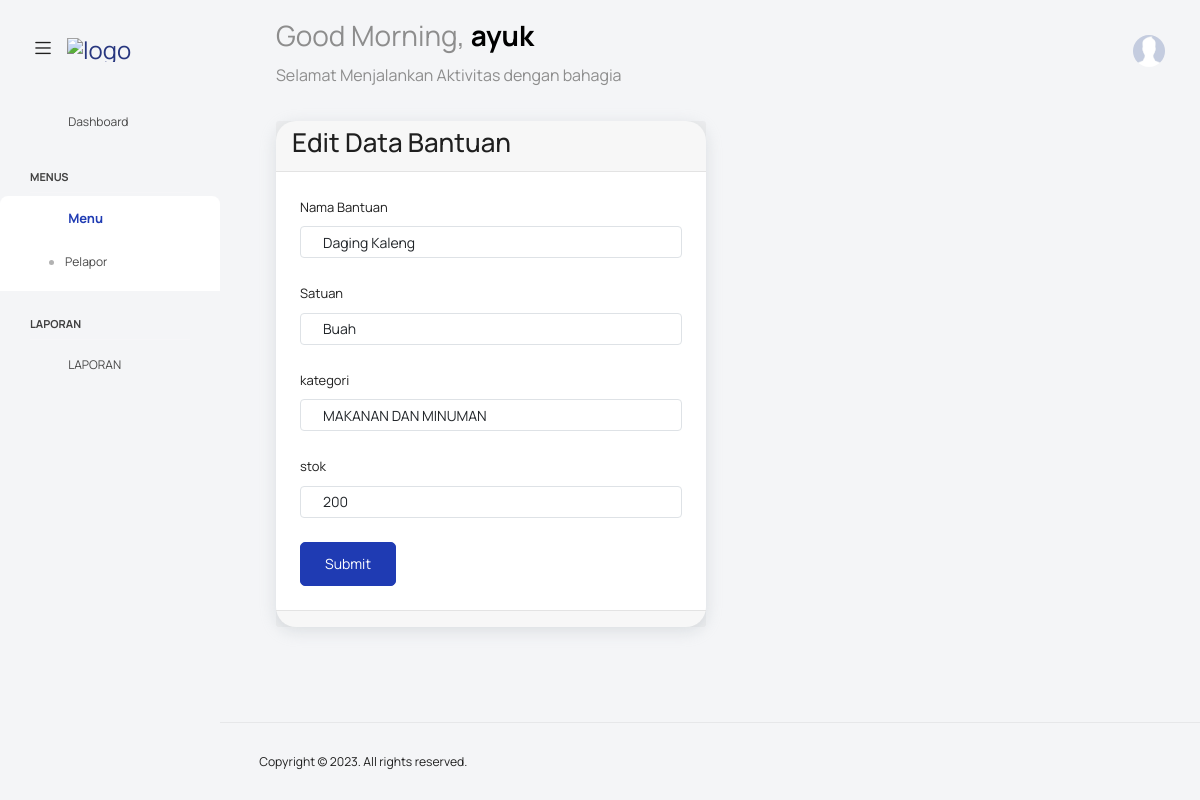
The app's page /?bantuan=edit&id=106 (signed in) with its own data.
### tables this page shows
CREATE TABLE `bantuan` (
  `id_bantuan` int(11) NOT NULL,
  `nama_bantuan` varchar(50) DEFAULT NULL,
  `kategori` varchar(20) DEFAULT NULL,
  `satuan` varchar(20) DEFAULT NULL,
  `stok` int(20) DEFAULT NULL
);

### config/config.php (called while the page is built, shortened)
<?php
class Config {
    public function UrlWeb(){
        $url = "http://localhost/pengaduan-bpbd";
        return $url;
    }
    public function TemplateAdmin($page){
        $url = $this->UrlWeb();
        include "views/partials/_header.php";
        include "views/partials/_navbar.php";
        include "views/partials/_sidebar.php";
        include $page;
        include "views/partials/_footer.php";
    }
}

### function.php (called while the page is built, shortened)
<?php
function Querysatudata($query){
    $koneksi = mysqli_connect("localhost","root","","pengaduan-bpbd");
    $query_cek = mysqli_query($koneksi, $query);
    return mysqli_fetch_array($query_cek, MYSQLI_BOTH);
}

### views/bantuan/bantuan_edit.php (the view, shortened to what this page needs)
  <?php
    $cari_bantuan_berdasarkan_id_bantuan = "SELECT * FROM bantuan WHERE id_bantuan = " . $_GET['id'] . "";
    $satu_bantuan = Querysatudata($cari_bantuan_berdasarkan_id_bantuan);
  ?>
<div class="main-panel">
  <div class="content-wrapper">
    <div class="row">
    <div class="col-lg-6 grid-margin stretch-card">
        <div class="card">
          <div class="card-header">
            <h2>Edit Data Bantuan</h2>
          </div>
          <div class="card-body">
            <div class="row">
              <form class="forms-sample" action="<?= $url ?>/?bantuan=update" method="POST" enctype="multipart/form-data">
                <div class="form-group">
                    <label for="nama_bantuan">Nama Bantuan</label>
                    <input type="text" class="form-control p-input" id="nama_bantuan" aria-describedby="nama_bantuan" name="nama_bantuan" value="<?= $satu_bantuan['nama_bantuan'] ?>">
                </div>
                <div class="form-group">
                    <label for="satuan">Satuan</label>
                    <input type="text" class="form-control p-input" id="satuan" aria-describedby="satuan" name="satuan" value="<?= $satu_bantuan['satuan'] ?>" placeholder="Enter Nama Lengkap">
                  </div>
                <div class="form-group">
                    <label for="kategori">kategori</label>
                    <input type="text" class="form-control p-input" id="kategori" aria-describedby="kategori" name="kategori" value="<?= $satu_bantuan['kategori'] ?>" placeholder="Enter Nama Lengkap">
                  </div>
                <div class="form-group">
                    <label for="stok">stok</label>
                    <input type="text" class="form-control p-input" id="stok" aria-describedby="stok" name="stok" value="<?= $satu_bantuan['stok'] ?>" placeholder="Enter Nama Lengkap">
                </div>
                <div class="col-12">
                    <button type="submit" class="btn btn-primary">Submit</button>
                </div>
            </form>
            </div>
          </div>
          <div class="card-footer">
          </div>
        </div>
      </div>
    </div>
  </div>

### records on screen
bantuan: nama_bantuan "Daging Kaleng", satuan "Buah", kategori "MAKANAN DAN MINUMAN", stok "200"

### other values on screen
$_SESSION['username'] "ayuk"
